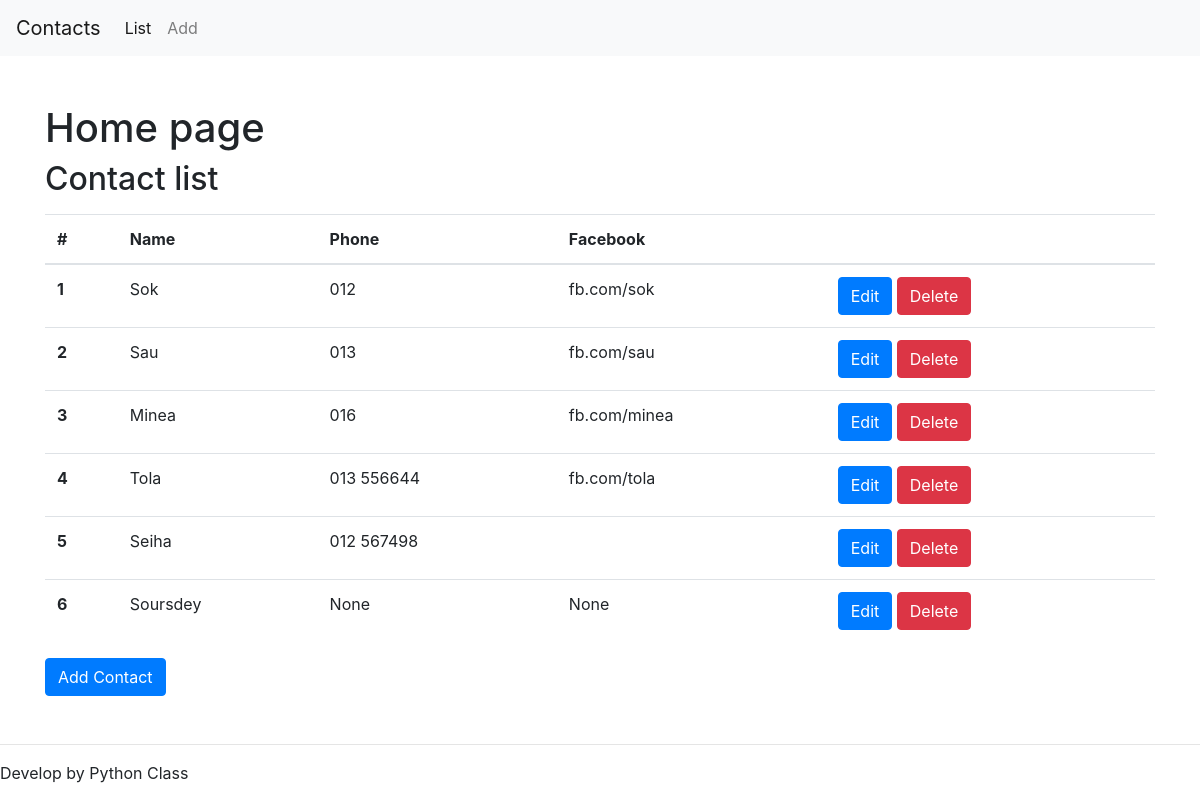
The page / on the database its author committed.
### application/models.py (models this page shows, shortened)
class Contact(db.Model):
    id = db.Column(db.Integer, primary_key=True)
    name = db.Column(db.String(60), nullable=False)
    phone = db.Column(db.String(120), nullable=True)
    facebook = db.Column(db.String(120), nullable=True)

### application/views.py (the view)
@app.route('/')
def home_page():
    contact_list = Contact.query.all()
    notes = Note.query.all()
    return render_template('index.html', contacts=contact_list)

### application/templates/index.html
{% extends 'base.html' %}
{% block content %}
<h1>Home page</h1>
<h2>Contact list</h2>
<table class="table mt-3">
  <thead>
    <tr>
      <th scope="col">#</th>
      <th scope="col">Name</th>
      <th scope="col">Phone</th>
      <th scope="col">Facebook</th>
      <th scope="col"></th>
    </tr>
  </thead>
  <tbody>
    {% for contact in contacts %}
      <tr>
        <th scope="row">{{ loop.index }}</th>
        <td>{{ contact.name }}</td>
        <td>{{ contact.phone }}</td>
        <td>{{ contact.facebook}}</td>
        <td>
          <a href="#" class="btn btn-primary">Edit</a>
          <a href="#" class="btn btn-danger">Delete</a>
        </td>
      </tr>
    {% endfor %}
  </tbody>
</table>
<a href="#" class="btn btn-primary">Add Contact</a>
{% endblock content %}

### application/templates/base.html (shortened to what this page needs)
<!DOCTYPE html>
<html lang="en">
<head>
    <link rel="stylesheet" href="https://stackpath.bootstrapcdn.com/bootstrap/4.5.0/css/bootstrap.min.css">
</head>
<body>
    <nav class="navbar navbar-expand-lg navbar-light bg-light">
      <a class="navbar-brand" href="{{ url_for('home_page') }}">
        Contacts
      </a>
      <div class="collapse navbar-collapse" id="navbarNavAltMarkup">
        <div class="navbar-nav">
          <a class="nav-item nav-link active" href="{{ url_for('home_page') }}">
            List <span class="sr-only">(current)</span>
          </a>
          <a class="nav-item nav-link" href="{{ url_for('add_contact') }}">Add</a>
        </div>
      </div>
    </nav>
    <div class="container mt-5 mb-5">
      {% block content %}{% endblock %}
    </div>
    <hr>
    <footer>
      Develop by Python Class
    </footer>
</body>
</html>

### rows shown on the page
Contact: name "Sok", phone "012", facebook "fb.com/sok"
Contact: name "Sau", phone "013", facebook "fb.com/sau"
Contact: name "Minea", phone "016", facebook "fb.com/minea"
Contact: name "Tola", phone "013 556644", facebook "fb.com/tola"
Contact: name "Seiha", phone "012 567498"
Contact: name "Soursdey", phone "None", facebook "None"
